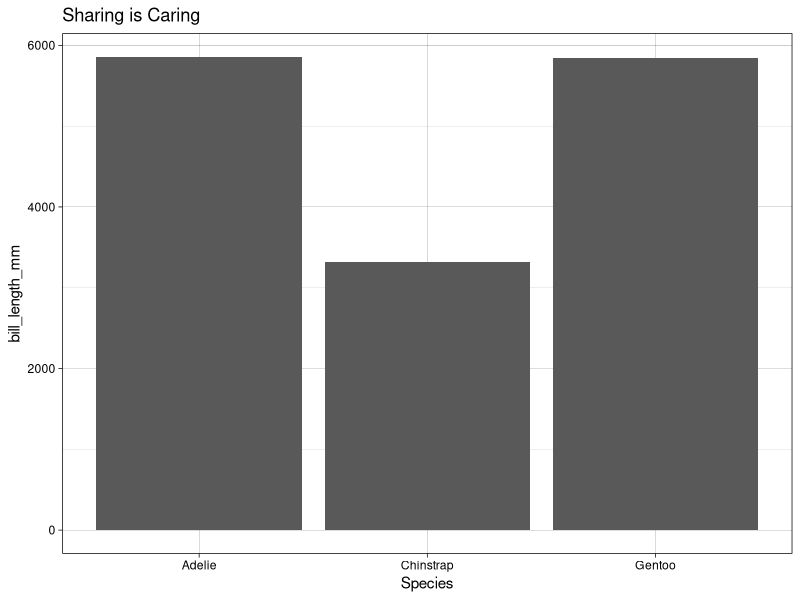

Generate this figure with R:
## ---- chunk 1
knitr::opts_chunk$set(echo = TRUE)
library(tidyverse)
library(palmerpenguins)
## ---- chunk 2
ggplot(data = penguins, aes(x= species, y= bill_length_mm)) +
  geom_col() +
  theme_linedraw() +
  labs(title = "Sharing is Caring",
       x = "Species")
